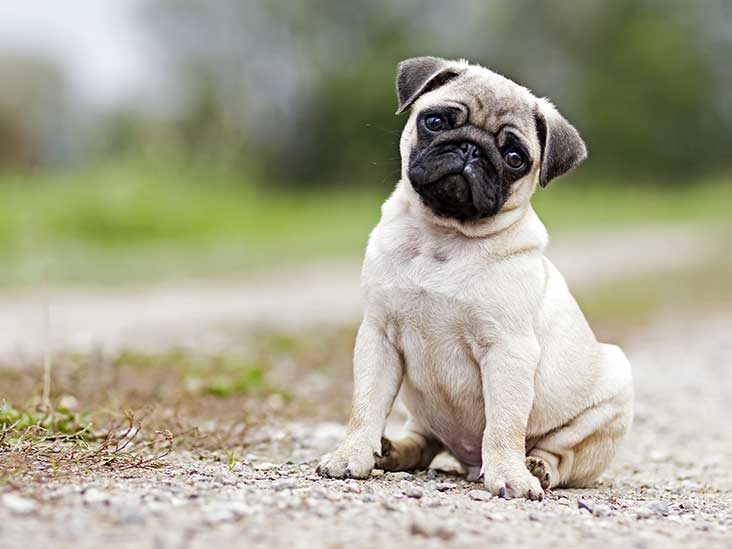
#> input picture cat_dog/1.jpeg, 732 x 549 px, found by its file name; its folder holds only this picture in this run
$ jupyter execute Task3_20March.ipynb
#> lines starting #> are read from the running program, lines starting #| are printed output that depends on the picture
[cell 1]
import cv2
import os
import matplotlib.pyplot as plt
from PIL import Image,ImageDraw,ImageEnhance
import numpy as np

#i) rotation: create 72 images agains each single image for each 5 degree i.e.,
for 1.jpeg there should be 1_5degree.jpeg, 1_10degree.jpeg, 1_15degree.jpeg, ...,
1_350degree.jpeg and 1_355degree.jpeg (total 72 images) and
72 images for all other images too. There are 7 images in cat_dog.zip so t
he resultant folder should contain total 504 images

[cell 2]
dir_path = 'C:/Users/Absar/cat_dog'
output_dir_path = 'C:/Users/Absar/cat_dog_rotated'

for filename in os.listdir(dir_path):
    if filename.endswith('.jpeg'):
        img = Image.open(os.path.join(dir_path, filename))
#> img is the input picture: PIL image 732x549 RGB; mean R, G, B 167.4, 166.1, 145.1
        angle = 5
        num_iterations = 72
        for i in range(num_iterations):
            angle = i * 5
            new_filename = f'{os.path.splitext(filename)[0]}_{angle}degree.jpeg'
            new_img = img.rotate(angle)
            new_img.save(os.path.join(output_dir_path, new_filename))
#> this loop made 72 passes
#> pass 2, `new_img = img.rotate(angle)`:
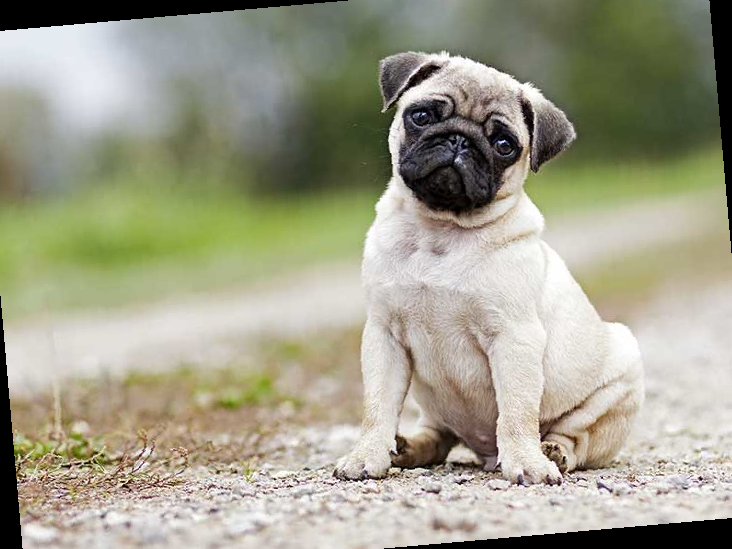
#> new_img: PIL image 732x549 RGB; mean R, G, B 160.2, 158.9, 138.4
#> pass 3, `new_img = img.rotate(angle)`:
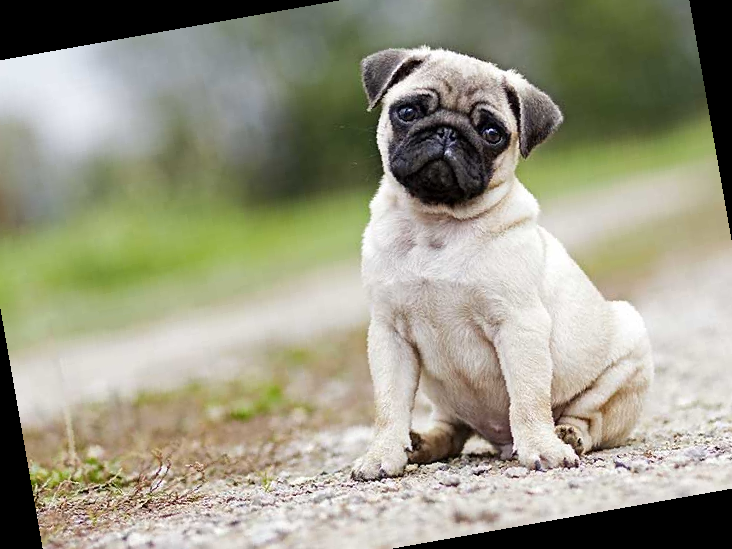
#> new_img: PIL image 732x549 RGB; mean R, G, B 154.2, 152.9, 133
#> after the loop:
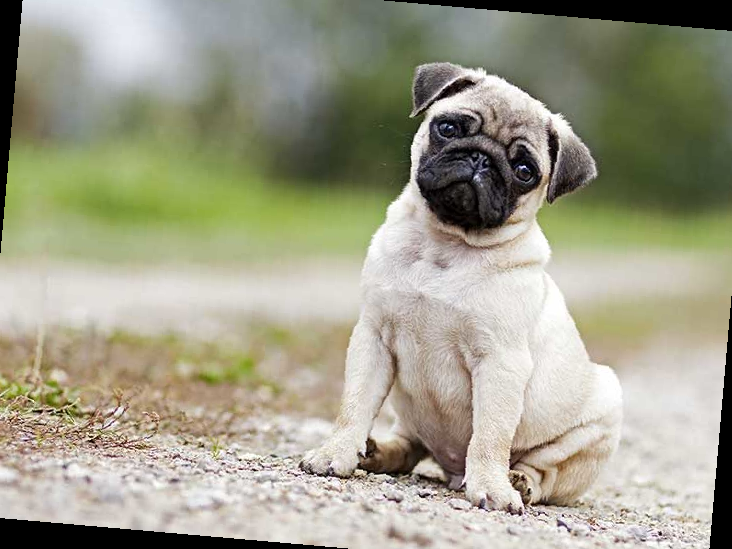
#> new_img: PIL image 732x549 RGB; mean R, G, B 159.6, 158.3, 137.6

ii) brightness: change brightness to random level and create 5 images for each single image.
    Resultant directory should contain 7*5=35 images

[cell 3]
dir_path = 'C:/Users/Absar/cat_dog'
output_dir_path = 'C:/Users/Absar/cat_dog_bright'

for filename in os.listdir(dir_path):
    if filename.endswith('.jpeg'):
        img = Image.open(os.path.join(dir_path, filename))

        for i in range(5):
            factor = float(np.random.uniform(0.5, 1.5))
            brightness = ImageEnhance.Brightness(img).enhance(factor)
            output_filename = os.path.splitext(filename)[0] + '_brightness_' + str(i) + '.jpeg'
            brightness.save(os.path.join(output_dir_path, output_filename))
#> this loop made 5 passes
#> pass 2, `brightness = ImageEnhance.Brightness(img).enhance(factor)`:
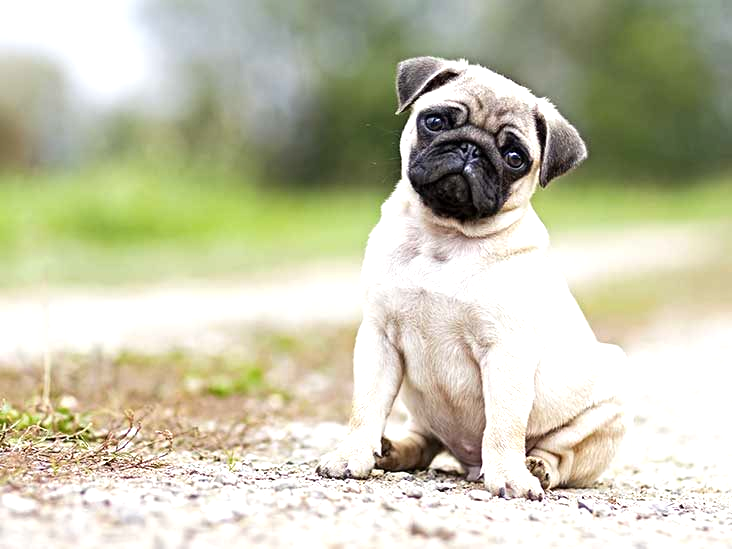
#> brightness: PIL image 732x549 RGB; mean R, G, B 197.6, 197.2, 172.6
#> pass 3, `brightness = ImageEnhance.Brightness(img).enhance(factor)`:
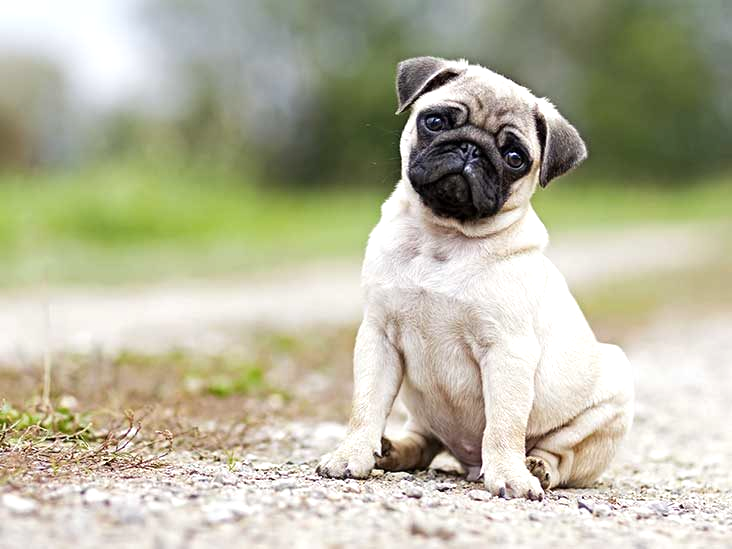
#> brightness: PIL image 732x549 RGB; mean R, G, B 183.5, 182.2, 159.1

iii) noise: add noise to create 5 images for each single image. Resultant directory should contain 7*5=35 images

[cell 4]
dir_path = 'C:/Users/Absar/cat_dog'
output_dir_path = 'C:/Users/Absar/cat_dog_noise'

for filename in os.listdir(dir_path):
    if filename.endswith('.jpeg'):
        img = Image.open(os.path.join(dir_path, filename))

        for i in range(5):
            noise = np.array(img)
            mean = 0
            std = np.random.uniform(10, 50)
            noise = np.random.normal(mean, std, noise.shape).astype('uint8')
            noise_img = Image.fromarray(np.clip(noise + noise, 0, 255))
            output_filename = os.path.splitext(filename)[0] + '_noise_' + str(i) + '.jpeg'
            noise_img.save(os.path.join(output_dir_path, output_filename))
#> this loop made 5 passes
#> pass 1, `noise_img = Image.fromarray(np.clip(noise + noise, 0, 255))`:
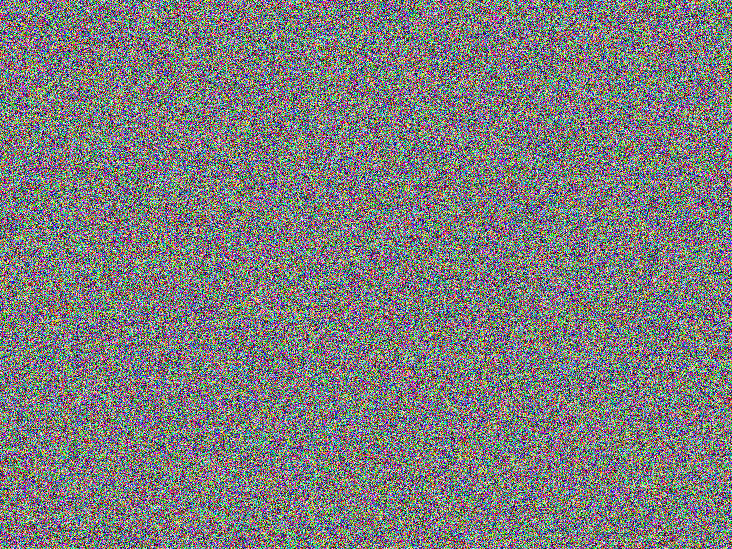
#> noise_img: PIL image 732x549 RGB; mean R, G, B 125.1, 125.1, 125
#> pass 2, `noise_img = Image.fromarray(np.clip(noise + noise, 0, 255))`:
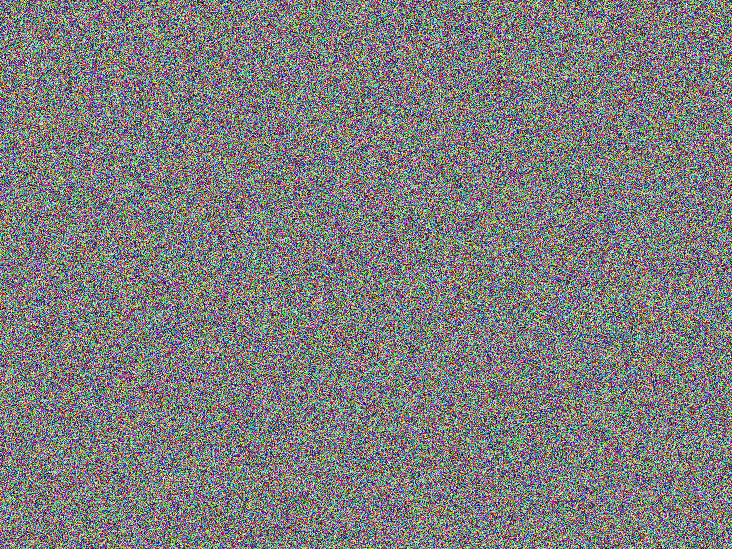
#> noise_img: PIL image 732x549 RGB; mean R, G, B 125.6, 125.5, 125.6
#> pass 3, `noise_img = Image.fromarray(np.clip(noise + noise, 0, 255))`:
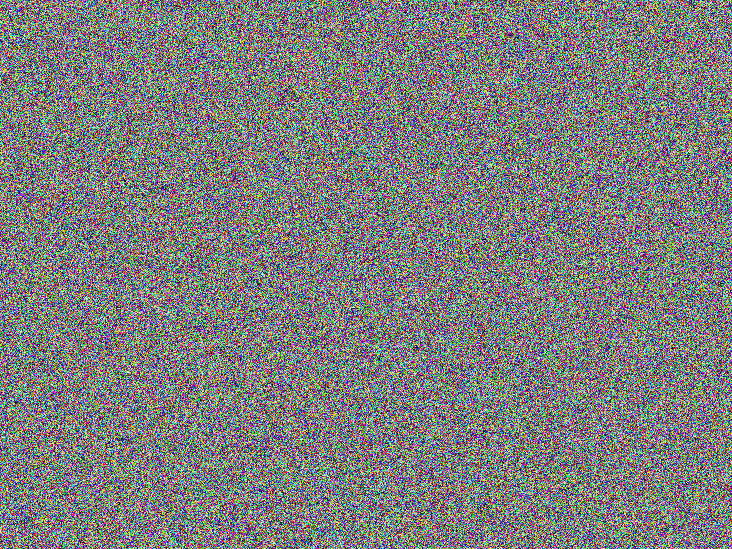
#> noise_img: PIL image 732x549 RGB; mean R, G, B 125.3, 125.6, 125.7
#> after the loop:
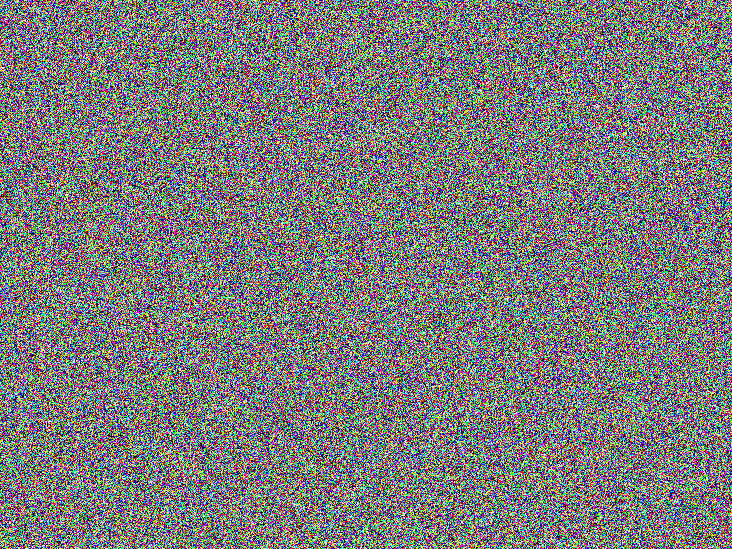
#> noise_img: PIL image 732x549 RGB; mean R, G, B 123.2, 123.2, 123.2

$ run again, on cat_dog/5.jpeg
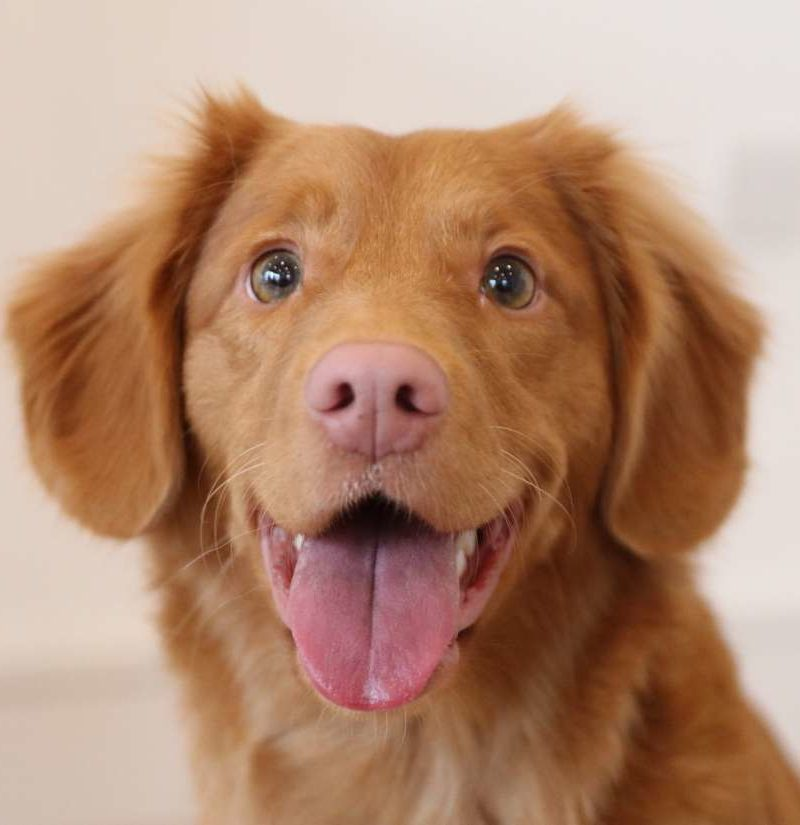
#> input picture cat_dog/5.jpeg, 800 x 825 px, found by its file name
#> img is the input picture: PIL image 800x825 RGB; mean R, G, B 177.1, 137.1, 112.3
#> after the loop `for i in range(num_iterations):`:
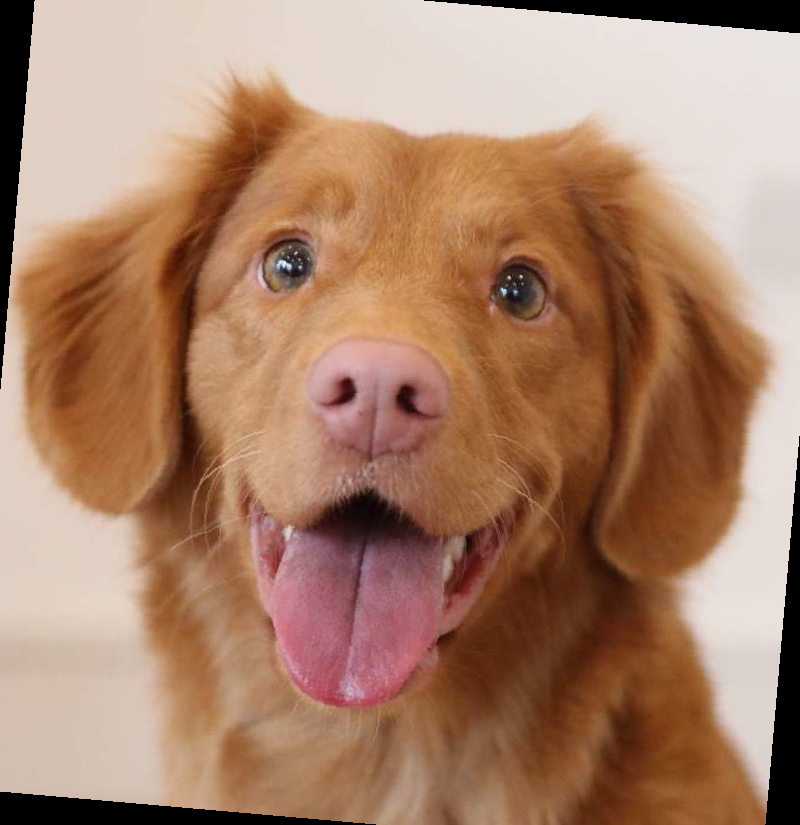
#> new_img: PIL image 800x825 RGB; mean R, G, B 169, 129.9, 105.8
#> after the loop `for i in range(5):`:
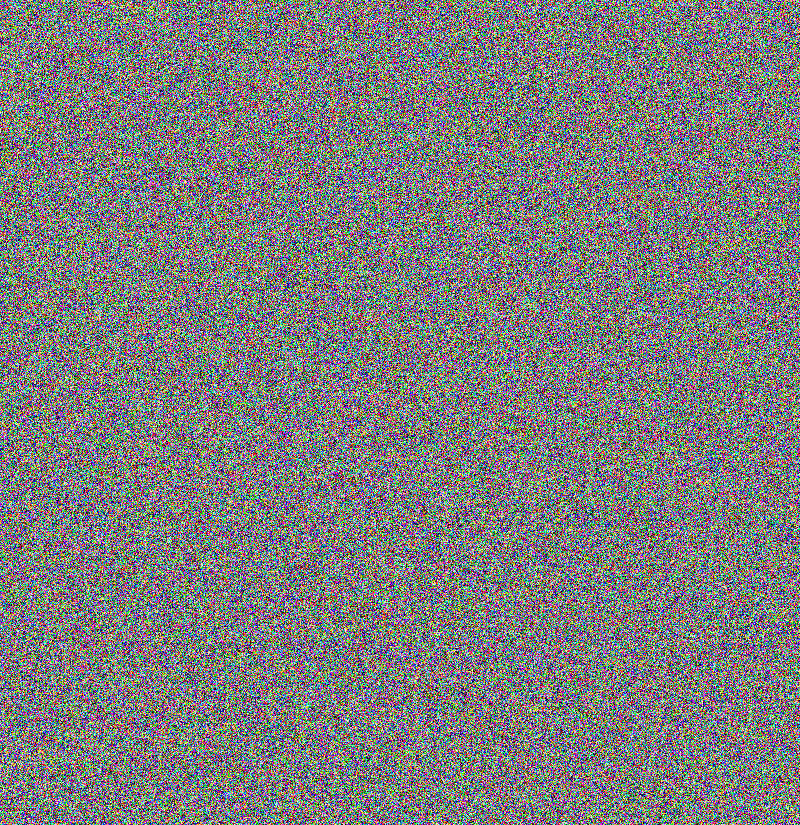
#> noise_img: PIL image 800x825 RGB; mean R, G, B 124.8, 124.9, 124.9

$ run again, on cat_dog/6.jpeg
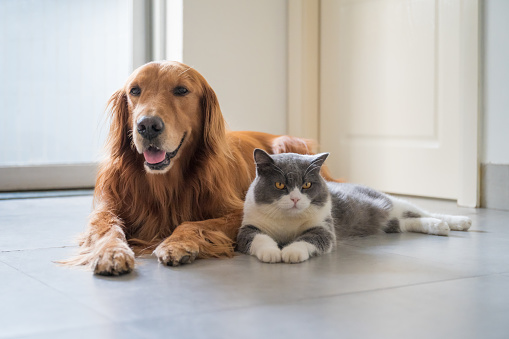
#> input picture cat_dog/6.jpeg, 509 x 339 px, found by its file name
#> img is the input picture: PIL image 509x339 RGB; mean R, G, B 184.4, 177.6, 171.9
#> after the loop `for i in range(num_iterations):`:
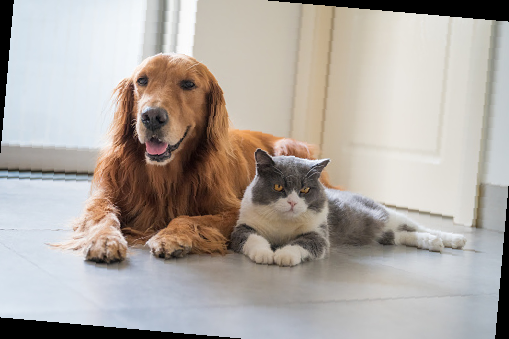
#> new_img: PIL image 509x339 RGB; mean R, G, B 175.7, 168.6, 162.7
#> after the loop `for i in range(5):`:
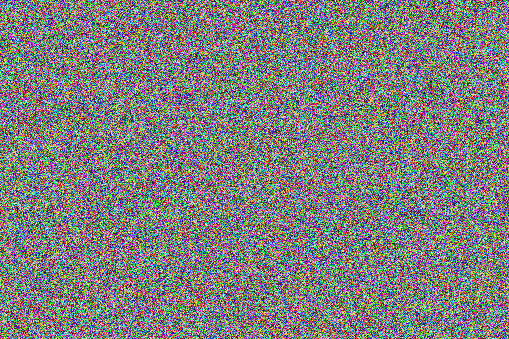
#> noise_img: PIL image 509x339 RGB; mean R, G, B 126, 125.9, 126.1
